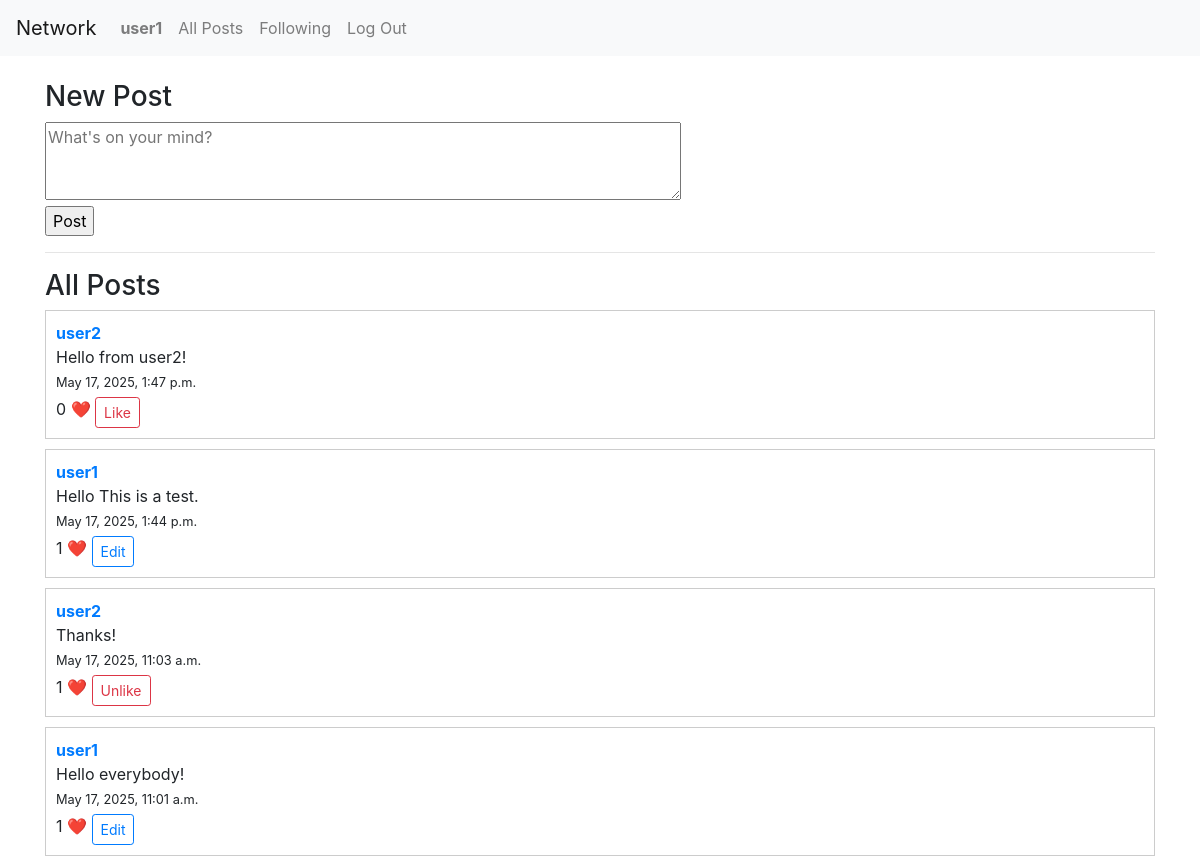
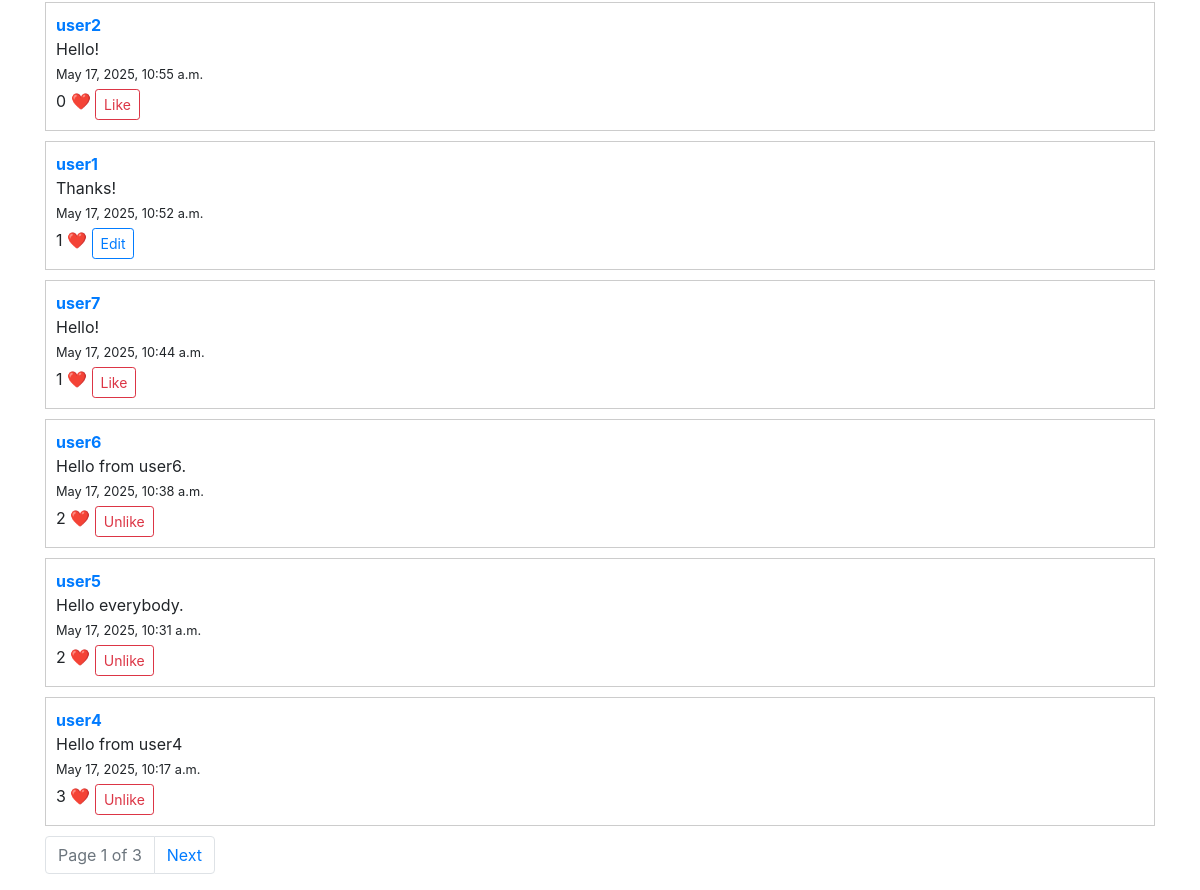
/ (signed in), run on the app's committed database (2 pictures, top to bottom).
### network/models.py (models this page shows, shortened)
class User(AbstractUser):
    pass

class Post(models.Model):
    user = models.ForeignKey(User, on_delete=models.CASCADE, related_name="posts")
    content = models.TextField(max_length=280)
    timestamp = models.DateTimeField(auto_now_add=True)

### network/views.py (the view)
# urls.py: path("", views.index, name="index"),
def index(request):
    if request.method == "POST":
        content = request.POST.get("content")
        if request.user.is_authenticated and content:
            Post.objects.create(user=request.user, content=content)
            return redirect("index")
    posts_list = Post.objects.all().order_by("-timestamp")
    paginator = Paginator(posts_list, 10)
    page_number = request.GET.get("page")
    posts = paginator.get_page(page_number)
    liked_posts = []
    if request.user.is_authenticated:
        liked_posts = Post.objects.filter(likes__user=request.user).values_list('id', flat=True)
    return render(request, "network/index.html", {
        "posts": posts,
        "liked_posts": liked_posts
    })

### network/templates/network/index.html (shortened to what this page needs)
{% extends "network/layout.html" %}
{% block body %}
    {% if user.is_authenticated %}
      <h3>New Post</h3>
      <form id="new-post-form" method="post">
          <textarea name="content" placeholder="What's on your mind?" rows="3" cols="60"></textarea><br>
          <input type="submit" value="Post">
      </form>
      <hr>
    {% endif %}
    <h3>All Posts</h3>
    {% for post in posts %}
    <div class="post" data-post-id="{{ post.id }}" style="border: 1px solid #ccc; padding: 10px; margin-bottom: 10px;">
        <strong><a href="{% url 'profile' username=post.user.username %}">{{ post.user.username }}</a></strong><br>
        <div class="post-content">
            <span class="content">{{ post.content }}</span>
        </div>
        <small>{{ post.timestamp }}</small><br>
        <span class="like-count">{{ post.likes.count }}</span> ❤️
        {% if user.is_authenticated and user != post.user %}
          <button class="btn btn-sm btn-outline-danger like-button mt-1">
            {% if post.id in liked_posts %}
              Unlike
            {% else %}
              Like
            {% endif %}
          </button>
        {% endif %}
        {% if user == post.user %}
          <button class="btn btn-sm btn-outline-primary edit-button mt-1">Edit</button>
        {% endif %}
    </div>
    {% endfor %}
    <div class="pagination">
        <nav aria-label="Page navigation">
          <ul class="pagination justify-content-center">
            <li class="page-item disabled">
                <span class="page-link">Page {{ posts.number }} of {{ posts.paginator.num_pages }}</span>
            </li>
            {% if posts.has_next %}
                <li class="page-item">
                    <a class="page-link" href="?page={{ posts.next_page_number }}">Next</a>
                </li>
            {% endif %}
          </ul>
        </nav>
    </div>
{% endblock %}

### network/templates/network/layout.html (shortened to what this page needs)
{% load static %}
<!DOCTYPE html>
<html lang="en">
<head>
    <link rel="stylesheet" href="https://stackpath.bootstrapcdn.com/bootstrap/4.4.1/css/bootstrap.min.css"
>
    <link href="{% static 'network/styles.css' %}" rel="stylesheet">
</head>
<body>
    <nav class="navbar navbar-expand-lg navbar-light bg-light">
        <a class="navbar-brand" href="{% url 'index' %}">Network</a>
        <div class="collapse navbar-collapse">
            <ul class="navbar-nav mr-auto">
                {% if user.is_authenticated %}
                    <li class="nav-item">
                        <a class="nav-link" href="#"><strong>{{ user.username }}</strong></a>
                    </li>
                    <li class="nav-item">
                        <a class="nav-link" href="{% url 'index' %}">All Posts</a>
                    </li>
                    <li class="nav-item">
                        <a class="nav-link" href="{% url 'following' %}">Following</a>
                    </li>
                    <li class="nav-item">
                        <a class="nav-link" href="{% url 'logout' %}">Log Out</a>
                    </li>
                {% endif %}
            </ul>
        </div>
    </nav>
    <div class="container mt-4">
        {% block body %}
        {% endblock %}
    </div>
</body>
</html>

### data on the page
User: username "user1"
Post: user.username "user2", content "Hello from user2!", timestamp "May 17, 2025, 1:47 p.m.", likes.count "0", shows "Like"
Post: user.username "user1", content "Hello This is a test.", timestamp "May 17, 2025, 1:44 p.m.", likes.count "1", shows "Edit"
Post: user.username "user2", content "Thanks!", timestamp "May 17, 2025, 11:03 a.m.", likes.count "1", shows "Unlike"
Post: user.username "user1", content "Hello everybody!", timestamp "May 17, 2025, 11:01 a.m.", likes.count "1", shows "Edit"
Post: user.username "user2", content "Hello!", timestamp "May 17, 2025, 10:55 a.m.", likes.count "0", shows "Like"
Post: user.username "user1", content "Thanks!", timestamp "May 17, 2025, 10:52 a.m.", likes.count "1", shows "Edit"
Post: user.username "user7", content "Hello!", timestamp "May 17, 2025, 10:44 a.m.", likes.count "1", shows "Like"
Post: user.username "user6", content "Hello from user6.", timestamp "May 17, 2025, 10:38 a.m.", likes.count "2", shows "Unlike"
Post: user.username "user5", content "Hello everybody.", timestamp "May 17, 2025, 10:31 a.m.", likes.count "2", shows "Unlike"
Post: user.username "user4", content "Hello from user4", timestamp "May 17, 2025, 10:17 a.m.", likes.count "3", shows "Unlike"

### other printed values
{{ posts.number }} "1"
{{ posts.paginator.num_pages }} "3"
